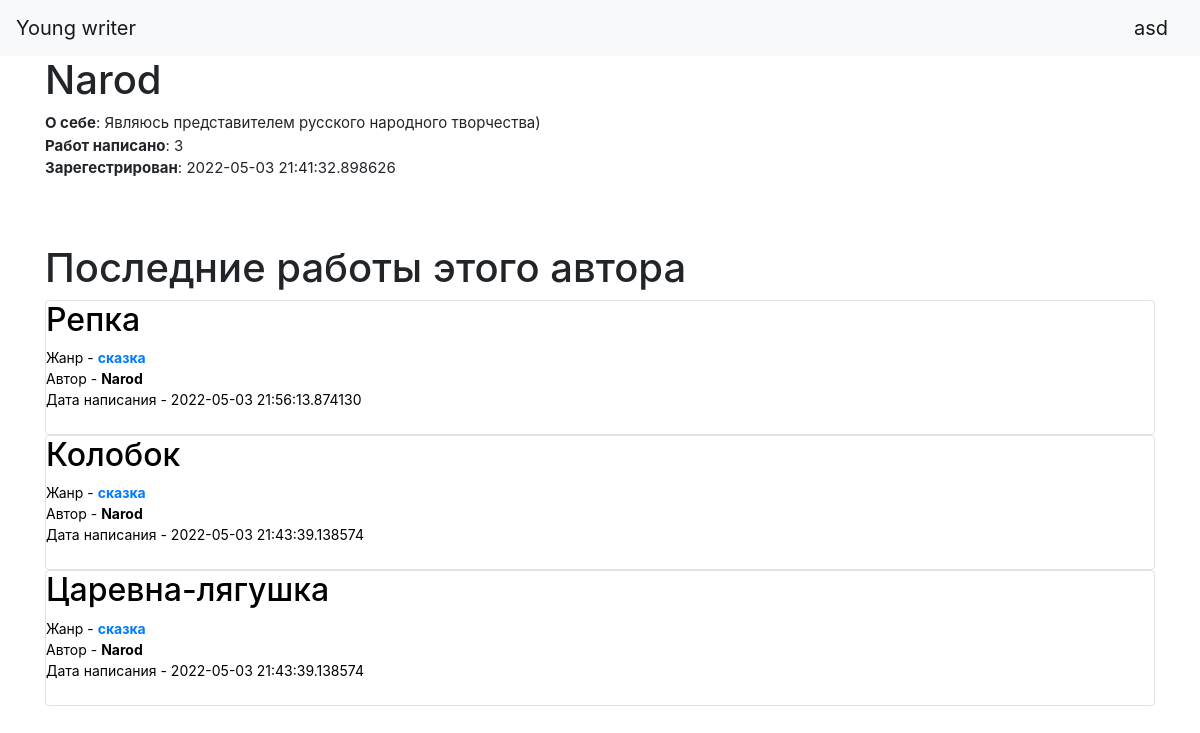
Page /profile/4 (signed in) on the committed database.
### data/users.py (models this page shows, shortened)
class User(SqlAlchemyBase, UserMixin, SerializerMixin):
    __tablename__ = 'users'
    id = sqlalchemy.Column(sqlalchemy.Integer,
                           primary_key=True, autoincrement=True)
    name = sqlalchemy.Column(sqlalchemy.String, nullable=True)
    about = sqlalchemy.Column(sqlalchemy.String, nullable=True)
    email = sqlalchemy.Column(sqlalchemy.String,
                              index=True, unique=True, nullable=True)
    hashed_password = sqlalchemy.Column(sqlalchemy.String, nullable=True)
    created_date = sqlalchemy.Column(sqlalchemy.DateTime,
                                     default=datetime.datetime.now)
    news = orm.relation("Works", back_populates='user')

### data/works.py (models this page shows)
class Works(SqlAlchemyBase, SerializerMixin):
    __tablename__ = 'works'
    datetime_format = '%d %B %Y'
    id = sqlalchemy.Column(sqlalchemy.Integer,
                           primary_key=True, autoincrement=True)
    title = sqlalchemy.Column(sqlalchemy.String, nullable=True)
    genre_id = sqlalchemy.Column(sqlalchemy.Integer,
                                sqlalchemy.ForeignKey("genres.id"))
    description = sqlalchemy.Column(sqlalchemy.String, nullable=True)
    content = sqlalchemy.Column(sqlalchemy.String, nullable=True)
    created_date = sqlalchemy.Column(sqlalchemy.DateTime,
                                     default=datetime.datetime.now())
    is_private = sqlalchemy.Column(sqlalchemy.Boolean, default=True)
    user_id = sqlalchemy.Column(sqlalchemy.Integer,
                                sqlalchemy.ForeignKey("users.id"))
    user = orm.relation('User')
    genre = orm.relation('Genre')

### data/genre.py (models this page shows)
class Genre(SqlAlchemyBase, SerializerMixin):
    __tablename__ = 'genres'
    id = sqlalchemy.Column(sqlalchemy.Integer, primary_key=True,
                           autoincrement=True)
    name = sqlalchemy.Column(sqlalchemy.String, nullable=True)
    news = orm.relation("Works", back_populates='genre')

### main.py (the view)
@app.route('/profile/<int:user_id>')
def profile(user_id):
    db_sess = db_session.create_session()
    works = db_sess.query(Works).order_by(
        desc(Works.created_date)).filter(Works.user_id == user_id).all()
    return render_template('profile.html',
                           user=load_user(user_id),
                           works=works)

### data/db_session.py (called while the page is built)
def create_session() -> Session:
    global __factory
    return __factory()

### main.py (called while the page is built)
@login_manager.user_loader
def load_user(user_id):
    db_sess = db_session.create_session()
    return db_sess.query(User).get(user_id)

### templates/profile.html (shortened to what this page needs)
{% extends "base.html" %}
{% block content %}
<h1>{{ user.name }}</h1>
<p style="font-size: 15px;">
    {% if user.about %}
        <b>О себе</b>: {{ user.about }}
    {% endif %}
    <br>
    <b>Работ написано</b>: {{ works|length() }}
    <br>
    <b>Зарегестрирован</b>: {{ user.created_date }}
</p>
<br>
{% set logined = current_user.get_id() == user.id|string() %}
<br>
{% if logined %}
    <h1>Ваши последние работы</h1>
{% else %}
    <h1>Последние работы этого автора</h1>
{% endif %}
{% for item in works %}
<div class="col-md6 border rounded" style="color: black;">
    <a href='/texts/{{ item.id|int() }}' class='straight_link'>
        <h2>{{item.title}}</h2>
    </a>
    <div style="overflow-x:hidden; text-overflow: ellipsis; font-size: 14px;">
        Жанр - <a href="/filtered_by_genre/{{ item.genre_id }}"><b>{{item.genre.name}}</b></a><br>
        Автор - <b>{{item.user.name}}</b>
        <br>Дата написания - {{item.created_date}}
    </div>
    <br>
</div>
{% endfor %}
<br>
{% endblock %}

### templates/base.html (shortened to what this page needs)
<!doctype html>
<html lang="en">
<head>
    <link rel="stylesheet"
          href="https://stackpath.bootstrapcdn.com/bootstrap/4.4.1/css/bootstrap.min.css"
>
      <link rel="stylesheet" href="https://cdnjs.cloudflare.com/ajax/libs/font-awesome/4.7.0/css/font-awesome.min.css">
</head>
<body>
<header>
    <nav class="navbar navbar-light bg-light">
        <a class="navbar-brand" href="/">Young writer</a>
                {% if current_user.is_authenticated %}
            <a class="navbar-brand" href="/profile/{{ current_user.id }}">{{ current_user.name }}</a>
        {% else %}
            <p>
                <a class="btn btn-primary " href="/register">Зарегистрироваться</a>
                <a class="btn btn-success" href="/login">Войти</a>
            </p>
        {% endif %}
    </nav>
</header>
<main role="main" class="container">
    {% block content %}{% endblock %}
</main>
</body>
</html>

### templates/base.html (style rules this page uses)
.straight_link { text-decoration: none; color: black; }

### rows in the picture
User: name "asd"
User: name "Narod", about "Являюсь представителем русского народного творчества)", created_date "2022-05-03 21:41:32.898626"
Works: title "Репка", genre.name "сказка", user.name "Narod", created_date "2022-05-03 21:56:13.874130"
Works: title "Колобок", genre.name "сказка", user.name "Narod", created_date "2022-05-03 21:43:39.138574"
Works: title "Царевна-лягушка", genre.name "сказка", user.name "Narod", created_date "2022-05-03 21:43:39.138574"

### other values in the picture
{{ works|length() }} "3"
